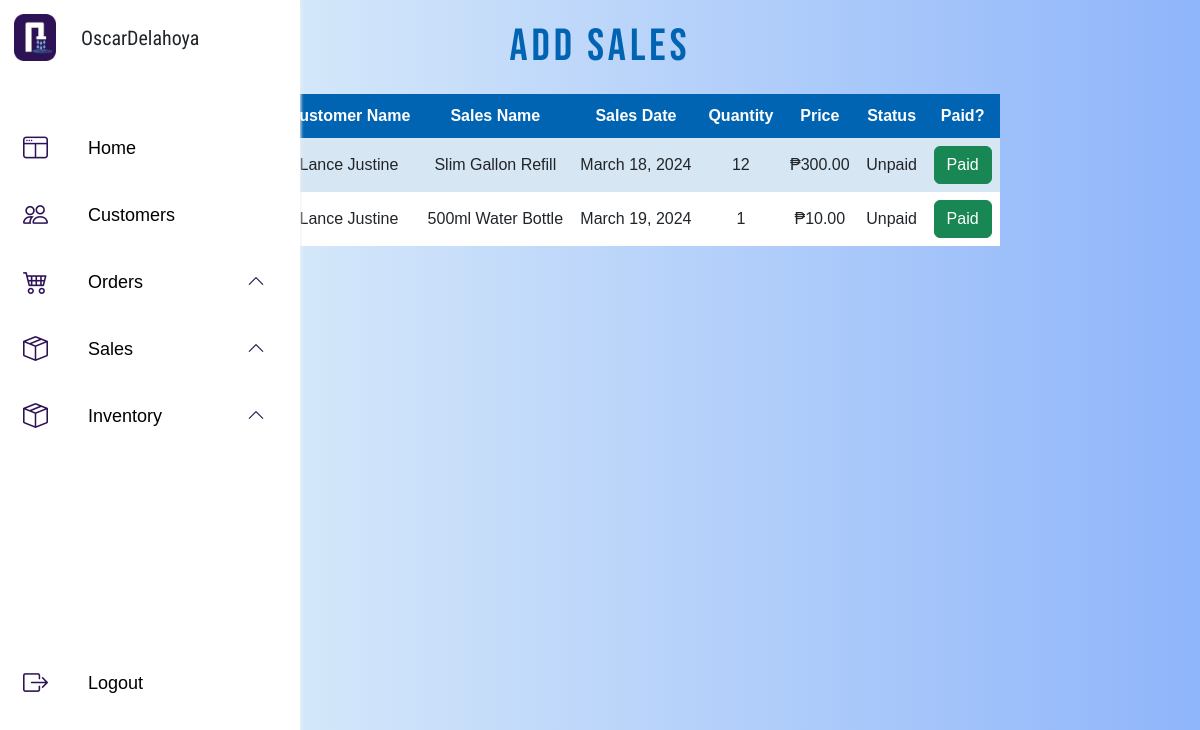
Page /admin/admin_addsales.php (signed in) on the committed database.
### tables this page shows
CREATE TABLE `sales` (
  `sales_id` varchar(12) NOT NULL,
  `sales_name` varchar(255) NOT NULL,
  `full_name` varchar(255) NOT NULL,
  `quantity` int(11) NOT NULL,
  `price` int(15) NOT NULL,
  `sales_date` datetime NOT NULL,
  `status` enum('Paid','Unpaid','','') NOT NULL
);

### admin/admin_addsales.php (the view, shortened to what this page needs)
<?php
include('../Connection/Connection.php');
$sql = "SELECT sales_id, sales_name, full_name, sales_date, quantity, price, status
        FROM sales
        WHERE status = 'Unpaid'";
$stmt = $conn->prepare($sql);
$stmt->execute();
$sales = $stmt->fetchAll(PDO::FETCH_ASSOC);
?>
<!DOCTYPE html>
<html>
<head>
    <link href="https://cdn.jsdelivr.net/npm/bootstrap@5.3.0-alpha3/dist/css/bootstrap.min.css" rel="stylesheet">
    <link rel="stylesheet" href="https://cdn.jsdelivr.net/npm/bootstrap-icons@1.10.5/font/bootstrap-icons.css">
    <link rel="stylesheet" href="../admin/files/admin.css">
    <link rel="stylesheet" href="https://unpkg.com/aos@next/dist/aos.css"/>
</head>
<body>
    <?php include ('../admin/adminsidebar.php') ?>
    <div class="main-content">
        <div class="admO-header"><h1>Add Sales</h1></div>
        <?php if (empty($sales)): ?>
            <div class="order-table" data-aos="fade-up">
                <table class="tables">
                    <thead>
                        <tr>
                            <th scope="col">Sales ID</th>
                            <th scope="col">Customer Name</th>
                            <th scope="col">Sales Name</th>
                            <th scope="col">Sales Date</th>
                            <th scope="col">Quantity</th>
                            <th scope="col">Price</th>
                            <th scope="col">Status</th>
                            <th scope="col">Paid?</th>
                        </tr>
                    </thead>
                    <tbody>
                        <tr>
                            <td colspan="8" class="no-orders">No Unpaid Sales</td>
                        </tr>
                    </tbody>
                </table>
            </div>
        <?php else: ?>
            <div class="order-table" data-aos="fade-up">
                <table class="tables">
                    <thead>
                        <tr>
                           <th scope="col">Sales ID</th>
                            <th scope="col">Customer Name</th>
                            <th scope="col">Sales Name</th>
                            <th scope="col">Sales Date</th>
                            <th scope="col">Quantity</th>
                            <th scope="col">Price</th>
                            <th scope="col">Status</th>
                            <th scope="col">Paid?</th>
                        </tr>
                    </thead>
                    <tbody>
                        <?php foreach ($sales as $sales): ?>
                            <tr>
                                <td><?= $sales['sales_id']; ?></td>
                                <td><?= $sales['full_name']; ?></td>
                                <td><?= $sales['sales_name']; ?></td>
                                <td><?= date('F j, Y', strtotime($sales['sales_date'])); ?></td>
                                <td><?= $sales['quantity']; ?></td>
                                <td><?= '₱' . number_format($sales['price'], 2); ?></td>
                                <td><?= $sales['status']; ?></td>
                                <td>
                                    <a href="?Paid=true&sales_id=<?= $sales['sales_id']; ?>" class="btn btn-success">Paid</a>
                                </td>
                            </tr>
                        <?php endforeach; ?>
                    </tbody>
                </table>
            </div>
        <?php endif; ?>
    </div>
</body>
</html>

### admin/files/admin.css (style rules this page uses)
* { padding: 0%; margin: 0%; font-family: sans-serif; }
body { height: 100px; background-image: linear-gradient(to right, #ebf8fa, #8fb5fa); }
.main-content { max-width: 70%; margin: 0 auto; padding: 20px; box-sizing: border-box; }
h1 { font-size: 35px; text-align: center; margin-bottom: 20px; }
table { width: 100%; border-collapse: collapse; text-align: center; }
table td, table th { padding: 8px; }
table tr:nth-child(even) { background-color: #fff; }
table tr:nth-child(odd) { background-color: #D7E6F3; }
table th { padding-top: 10px; padding-bottom: 10px; background-color: #0064B2; color: white; text-align: center; }
.admO-header h1 { font-family: 'Bebas Neue', sans-serif; letter-spacing: 4px; color: #0064B2; font-size: 45px; }

### rows in the picture
sales: full_name "Lance Justine", sales_name "Slim Gallon Refill", sales_date "March 18, 2024", quantity "12", price "300.00", status "Unpaid"
sales: full_name "Lance Justine", sales_name "500ml Water Bottle", sales_date "March 19, 2024", quantity "1", price "10.00", status "Unpaid"

### other values in the picture
$user['full_name'] "OscarDelahoya"
